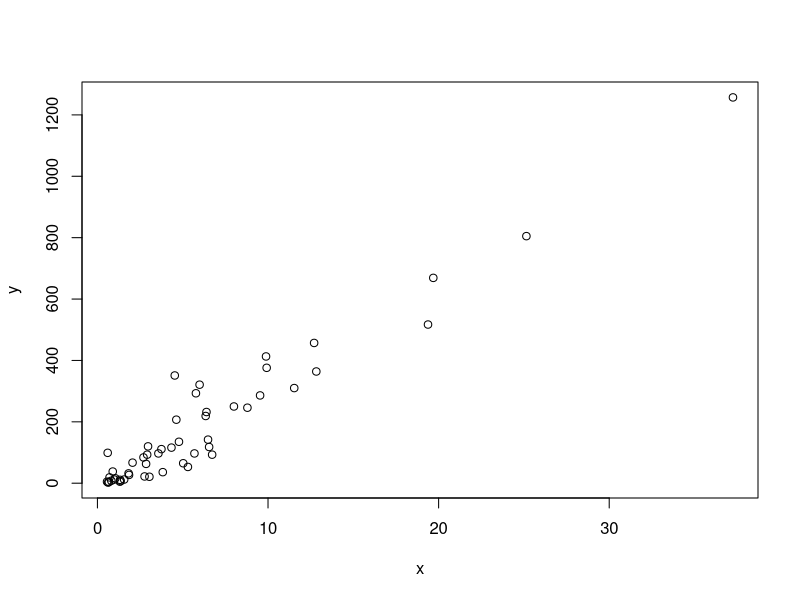
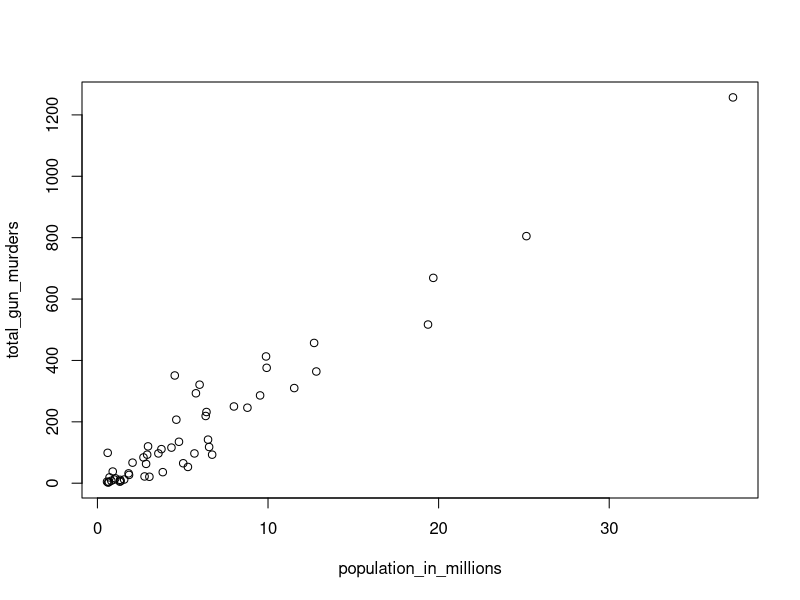
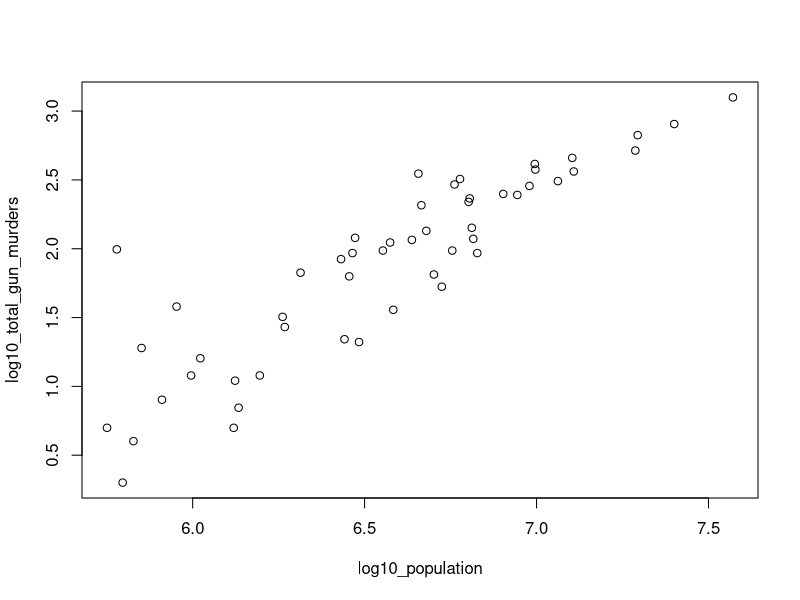

These figures' R source, in order:
library(dslabs)
data(murders)

# a simple scatterplot of total murders versus population
x <- murders$population /10^6
y <- murders$total
plot(x, y)



population_in_millions <- murders$population/10^6
total_gun_murders <- murders$total

plot(population_in_millions, total_gun_murders)

# Transform population using the log10 transformation and save to object log10_population
log10_population <- log10(murders$population)

# Transform total gun murders using log10 transformation and save to object log10_total_gun_murders
log10_total_gun_murders <- log10(total_gun_murders)

# Create a scatterplot with the log scale transformed population and murders 
plot(log10_population, log10_total_gun_murders)
